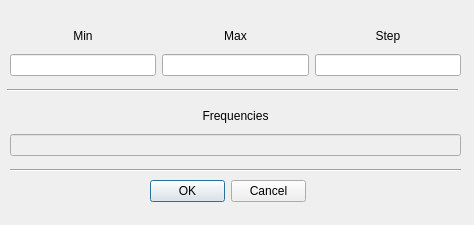
<?xml version="1.0" encoding="UTF-8"?>
<ui version="4.0">
 <class>Dialog</class>
 <widget class="QDialog" name="Dialog">
  <property name="geometry">
   <rect>
    <x>0</x>
    <y>0</y>
    <width>474</width>
    <height>225</height>
   </rect>
  </property>
  <property name="maximumSize">
   <size>
    <width>474</width>
    <height>225</height>
   </size>
  </property>
  <property name="windowTitle">
   <string>Dialog</string>
  </property>
  <widget class="QWidget" name="widget" native="true">
   <property name="geometry">
    <rect>
     <x>0</x>
     <y>0</y>
     <width>471</width>
     <height>221</height>
    </rect>
   </property>
   <widget class="QWidget" name="horizontalLayoutWidget">
    <property name="geometry">
     <rect>
      <x>10</x>
      <y>20</y>
      <width>451</width>
      <height>31</height>
     </rect>
    </property>
    <layout class="QHBoxLayout" name="horizontalLayout">
     <item>
      <widget class="QLabel" name="label_3">
       <property name="text">
        <string>Min</string>
       </property>
       <property name="alignment">
        <set>Qt::AlignCenter</set>
       </property>
      </widget>
     </item>
     <item>
      <widget class="QLabel" name="label_2">
       <property name="text">
        <string>Max</string>
       </property>
       <property name="alignment">
        <set>Qt::AlignCenter</set>
       </property>
      </widget>
     </item>
     <item>
      <widget class="QLabel" name="label">
       <property name="text">
        <string>Step</string>
       </property>
       <property name="alignment">
        <set>Qt::AlignCenter</set>
       </property>
      </widget>
     </item>
    </layout>
   </widget>
   <widget class="QWidget" name="horizontalLayoutWidget_2">
    <property name="geometry">
     <rect>
      <x>10</x>
      <y>50</y>
      <width>451</width>
      <height>31</height>
     </rect>
    </property>
    <layout class="QHBoxLayout" name="horizontalLayout_2">
     <item>
      <widget class="QLineEdit" name="line_min"/>
     </item>
     <item>
      <widget class="QLineEdit" name="line_max"/>
     </item>
     <item>
      <widget class="QLineEdit" name="line_step"/>
     </item>
    </layout>
   </widget>
   <widget class="QWidget" name="horizontalLayoutWidget_3">
    <property name="geometry">
     <rect>
      <x>10</x>
      <y>100</y>
      <width>451</width>
      <height>31</height>
     </rect>
    </property>
    <layout class="QHBoxLayout" name="horizontalLayout_3">
     <item>
      <widget class="QLabel" name="label_4">
       <property name="text">
        <string>Frequencies</string>
       </property>
       <property name="alignment">
        <set>Qt::AlignCenter</set>
       </property>
      </widget>
     </item>
    </layout>
   </widget>
   <widget class="QWidget" name="horizontalLayoutWidget_4">
    <property name="geometry">
     <rect>
      <x>10</x>
      <y>130</y>
      <width>451</width>
      <height>31</height>
     </rect>
    </property>
    <layout class="QHBoxLayout" name="horizontalLayout_4">
     <item>
      <widget class="QLineEdit" name="line_freq">
       <property name="enabled">
        <bool>false</bool>
       </property>
      </widget>
     </item>
    </layout>
   </widget>
   <widget class="Line" name="line">
    <property name="geometry">
     <rect>
      <x>7</x>
      <y>80</y>
      <width>451</width>
      <height>20</height>
     </rect>
    </property>
    <property name="orientation">
     <enum>Qt::Horizontal</enum>
    </property>
   </widget>
   <widget class="Line" name="line_2">
    <property name="geometry">
     <rect>
      <x>10</x>
      <y>160</y>
      <width>451</width>
      <height>20</height>
     </rect>
    </property>
    <property name="orientation">
     <enum>Qt::Horizontal</enum>
    </property>
   </widget>
   <widget class="QDialogButtonBox" name="button_save">
    <property name="geometry">
     <rect>
      <x>150</x>
      <y>180</y>
      <width>156</width>
      <height>23</height>
     </rect>
    </property>
    <property name="standardButtons">
     <set>QDialogButtonBox::Cancel|QDialogButtonBox::Ok</set>
    </property>
   </widget>
  </widget>
 </widget>
 <resources/>
 <connections/>
</ui>
